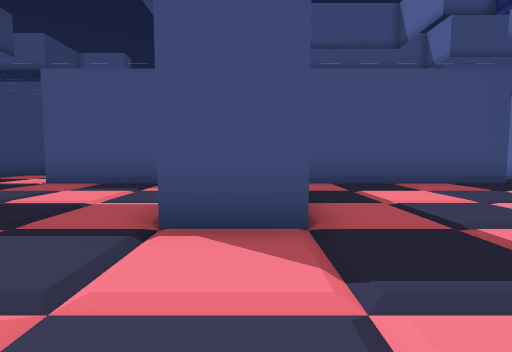
[1] (above)

22 first-person views from a walk through a Unity game level. The camera is 1.4 m above the floor, tilts 4° down and sees 85° across. The floor is counted in squares, 2 m on a side. Each view is taken from the middle of a square. On the plan, view 1 faces up. The plan holds only what a view shows up to about 9 squares ahead; the rest is blank. The place goes on beyond the plan.

[2]
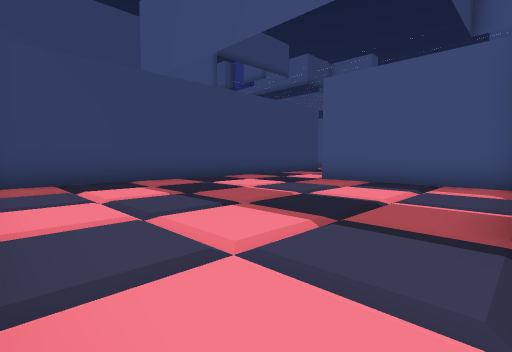

[3]
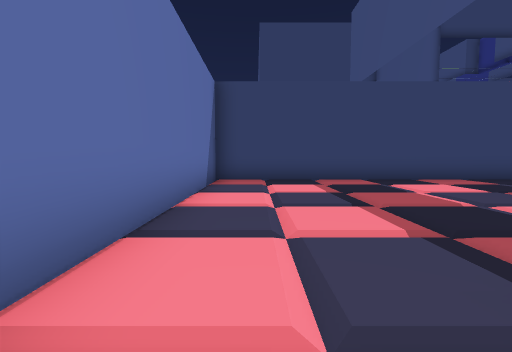

[4]
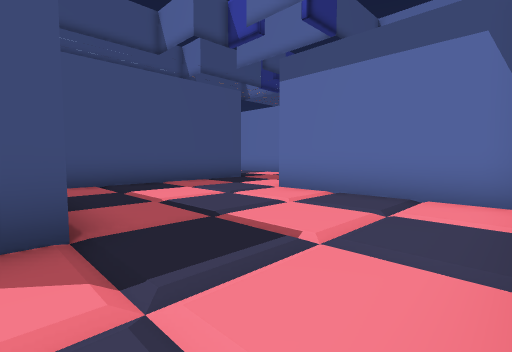

[5]
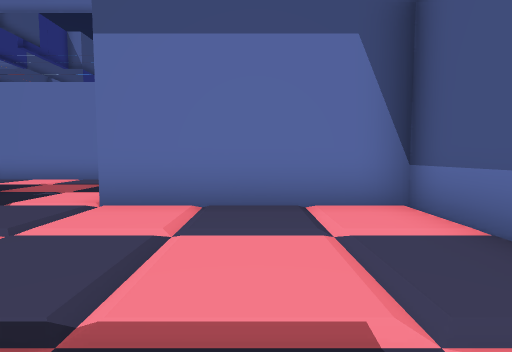

[6]
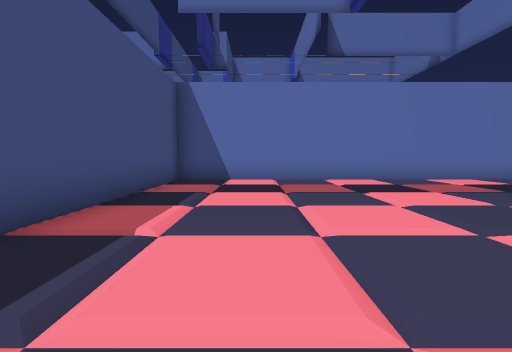

[7]
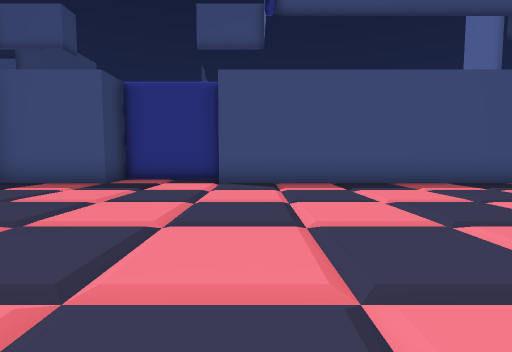

[8]
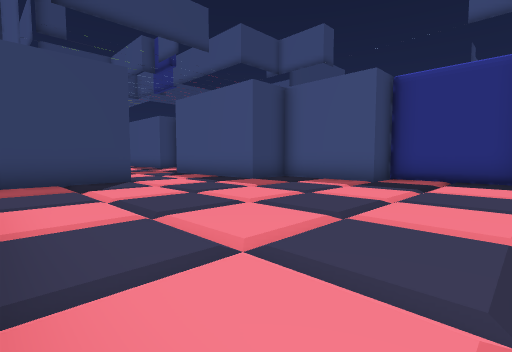

[9]
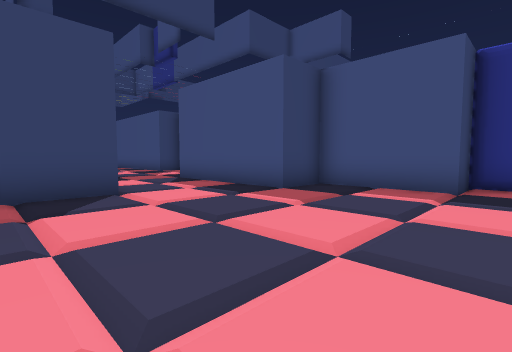

[10]
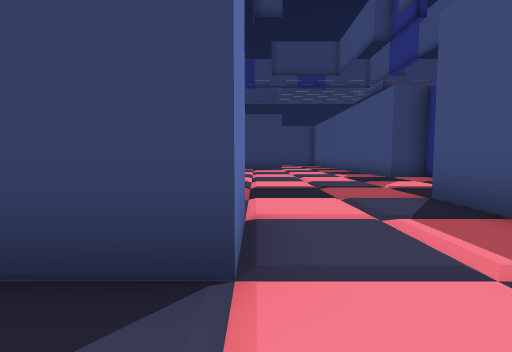

[11]
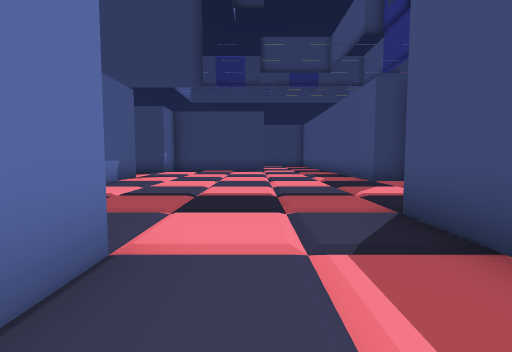

[12]
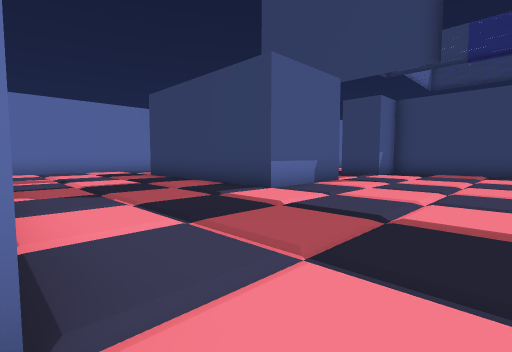

[13]
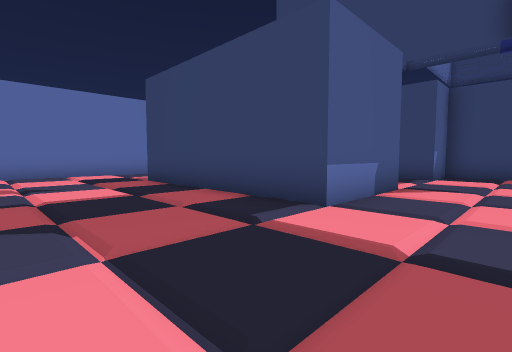

[14]
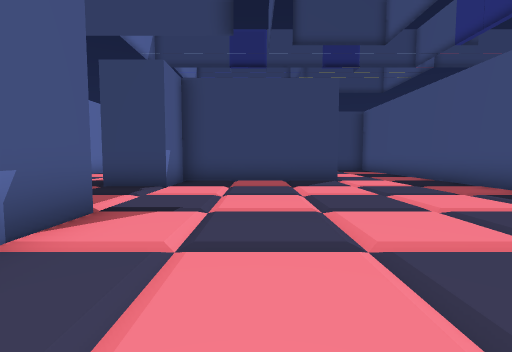

[15]
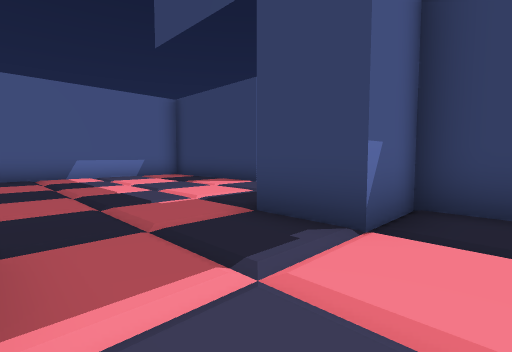

[16]
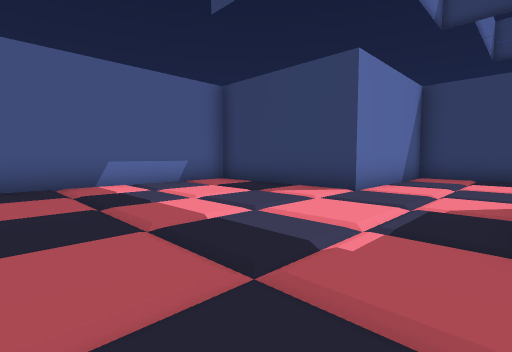

[17]
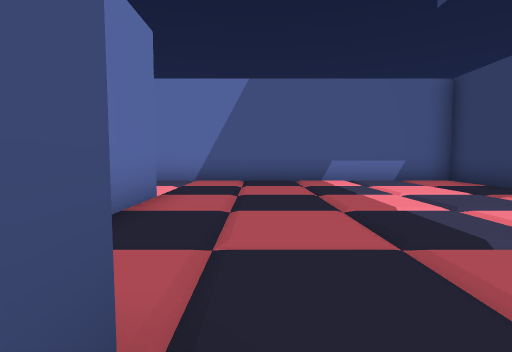

[18]
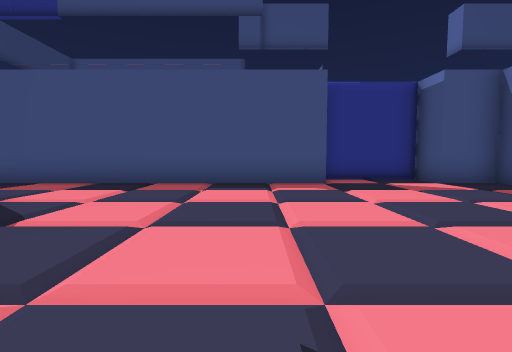

[19]
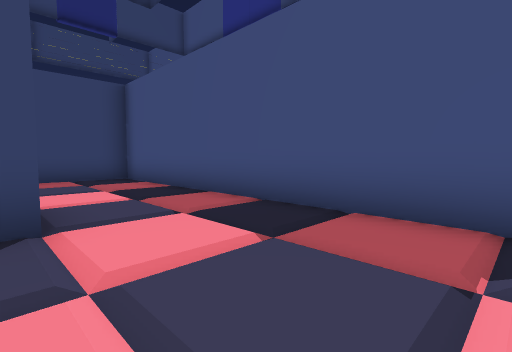

[20]
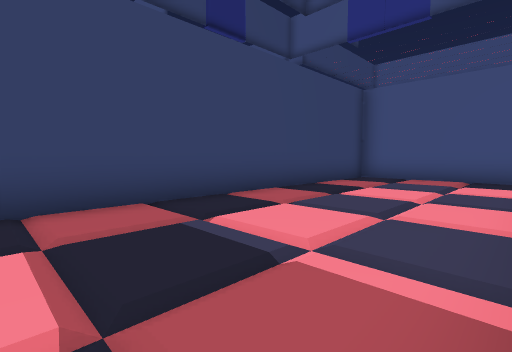

[21]
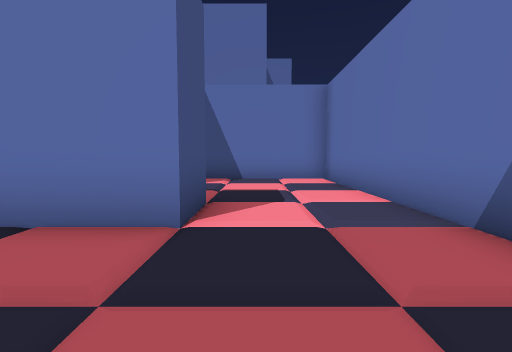

[22]
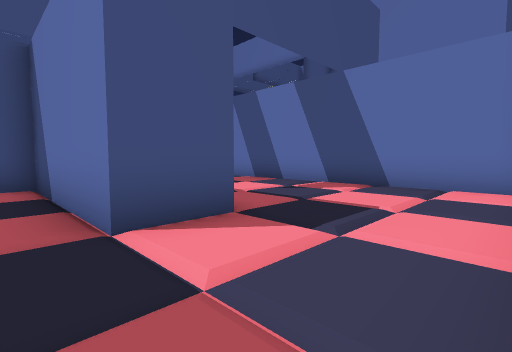

### Floor plan
Points are (right, up) in squares from view 1. A wall is a line through its corners. A room is listed if a view was taken in it or the views show most of it. See-through windows are left out.
Room 1 (views 1, 2, 3, 4, 5, 6, 7, 8, 9, 10, 11, 12)
walls: (-1.2, 7.3) (-5.6, 7.3); (0.6, 2.8) (-1, 2.8); (6.6, 7.3) (1.4, 7.3); (-1.1, 17.5) (-4, 17.5) (-4, 16.4) (-7, 16.4) (-7, 14.9) (-10.4, 14.9); (3.4, -0.2) (5.1, -0.2) (5.1, 4.4); (9.6, 6) (9.6, 16.4) (-1, 16.4); (-10.1, 11.9) (-8.6, 11.9) (-8.6, -0.2) (-1.2, -0.2)
ways out: opening at (-9.5, 13.5) to room 2
Room 2 (views 13, 14, 15, 16, 17, 18, 19, 20, 21, 22)
walls: (-17.8, 8.9) (-14.6, 8.9) (-14.6, 2.8) (-16.1, 2.8) (-16.1, 7.3) (-16.8, 7.3); (-17.7, 7.2) (-17.7, 7.8); (-22.2, 13.5) (-22.2, 8.9) (-20.7, 8.9) (-20.7, 7.2); (-11.6, 16) (-11.6, 16.4) (-13.1, 16.4) (-13.1, 17.5) (-16.1, 17.5) (-16.1, 16.4) (-28.3, 16.4) (-28.3, 4.3) (-23.7, 4.3) (-23.7, -0.2) (-10.1, -0.2) (-10.1, 5.9); (-10.4, 14.9) (-11.6, 14.9)
ways out: opening at (-9.5, 13.5) to room 1

Positions as (right, up) in squares from view 1, and headings:
1: (0, 0), facing up
2: (-1, 0), facing up-left
3: (0, 1), facing left
4: (0, 0), facing up-right
5: (1, 2), facing right
6: (1, 14), facing right
7: (0, 9), facing up
8: (-1, 9), facing up-left
9: (-3, 10), facing up-left
10: (-7, 12), facing left
11: (-8, 13), facing left
12: (-10, 13), facing down-left
13: (-11, 11), facing down-left
14: (-14, 11), facing left
15: (-18, 10), facing down-left
16: (-18, 7), facing down-left
17: (-18, 8), facing down
18: (-18, 9), facing up
19: (-19, 13), facing up-left
20: (-24, 7), facing up-left
21: (-19, 2), facing right
22: (-17, 0), facing up-right
